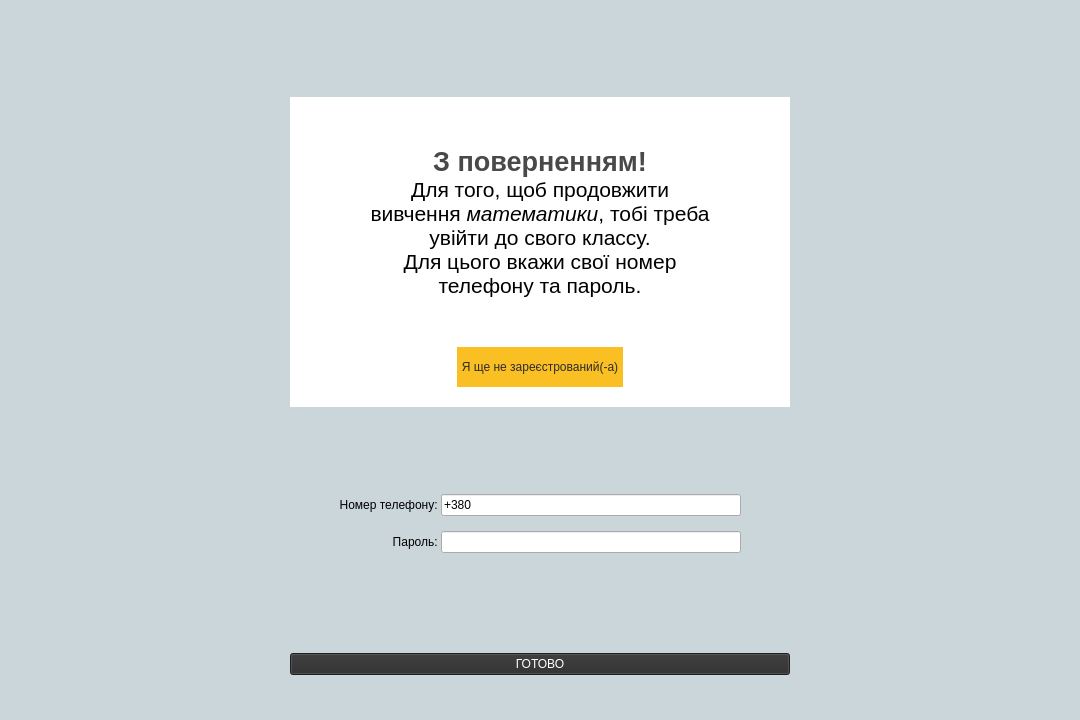
<?xml version="1.0" encoding="UTF-8"?>
<ui version="4.0">
 <class>Authorization</class>
 <widget class="QDialog" name="Authorization">
  <property name="geometry">
   <rect>
    <x>0</x>
    <y>0</y>
    <width>1080</width>
    <height>720</height>
   </rect>
  </property>
  <property name="windowTitle">
   <string>Dialog</string>
  </property>
  <property name="styleSheet">
   <string notr="true">#Authorization{background-color: #cbd6da;}</string>
  </property>
  <layout class="QGridLayout" name="gridLayout">
   <property name="spacing">
    <number>0</number>
   </property>
   <item row="0" column="1">
    <spacer name="verticalSpacer">
     <property name="orientation">
      <enum>Qt::Vertical</enum>
     </property>
     <property name="sizeHint" stdset="0">
      <size>
       <width>20</width>
       <height>40</height>
      </size>
     </property>
    </spacer>
   </item>
   <item row="1" column="0">
    <spacer name="horizontalSpacer">
     <property name="orientation">
      <enum>Qt::Horizontal</enum>
     </property>
     <property name="sizeHint" stdset="0">
      <size>
       <width>40</width>
       <height>20</height>
      </size>
     </property>
    </spacer>
   </item>
   <item row="1" column="1">
    <widget class="QLabel" name="infoLabel">
     <property name="minimumSize">
      <size>
       <width>500</width>
       <height>250</height>
      </size>
     </property>
     <property name="styleSheet">
      <string notr="true">font: 15pt &quot;Yu Gothic UI Light&quot;;
background-color: rgb(255, 255, 255);</string>
     </property>
     <property name="text">
      <string>&lt;html&gt;&lt;head/&gt;&lt;body&gt;&lt;p align=&quot;center&quot;&gt;&lt;span style=&quot; font-size:20pt; font-weight:600; color:#4a4849;&quot;&gt;З поверненням!&lt;/span&gt;&lt;span style=&quot; font-size:16pt;&quot;&gt;&lt;br/&gt;Для того, щоб продовжити &lt;br/&gt;вивчення &lt;/span&gt;&lt;span style=&quot; font-size:16pt; font-style:italic;&quot;&gt;математики&lt;/span&gt;&lt;span style=&quot; font-size:16pt;&quot;&gt;, тобі треба &lt;br/&gt;увійти до свого классу.&lt;br/&gt;Для цього вкажи свої номер &lt;br/&gt;телефону та пароль.&lt;/span&gt;&lt;/p&gt;&lt;/body&gt;&lt;/html&gt;</string>
     </property>
    </widget>
   </item>
   <item row="1" column="2">
    <spacer name="horizontalSpacer_2">
     <property name="orientation">
      <enum>Qt::Horizontal</enum>
     </property>
     <property name="sizeHint" stdset="0">
      <size>
       <width>40</width>
       <height>20</height>
      </size>
     </property>
    </spacer>
   </item>
   <item row="2" column="1">
    <layout class="QHBoxLayout" name="horizontalLayout">
     <property name="spacing">
      <number>0</number>
     </property>
     <item>
      <widget class="QLabel" name="h_spacer_2">
       <property name="styleSheet">
        <string notr="true">background-color: rgb(255, 255, 255);</string>
       </property>
       <property name="text">
        <string/>
       </property>
      </widget>
     </item>
     <item>
      <widget class="QPushButton" name="registrationButton">
       <property name="minimumSize">
        <size>
         <width>0</width>
         <height>40</height>
        </size>
       </property>
       <property name="styleSheet">
        <string notr="true">#registrationButton {

background-color:rgb(250, 191, 35);
color: rgb(45, 44, 44);
font: 10pt &quot;Yu Gothic UI Semilight&quot;;
border: 0px;}

#registrationButton:hover{
background-color: rgb(45, 44, 44);
color: white;
font: 10pt &quot;Yu Gothic UI Semilight&quot;;}</string>
       </property>
       <property name="text">
        <string> Я ще не зареєстрований(-а) </string>
       </property>
      </widget>
     </item>
     <item>
      <widget class="QLabel" name="h_spacer">
       <property name="styleSheet">
        <string notr="true">background-color: rgb(255, 255, 255);</string>
       </property>
       <property name="text">
        <string/>
       </property>
      </widget>
     </item>
    </layout>
   </item>
   <item row="3" column="1">
    <widget class="QLabel" name="v_spacer">
     <property name="minimumSize">
      <size>
       <width>0</width>
       <height>20</height>
      </size>
     </property>
     <property name="styleSheet">
      <string notr="true">background-color: rgb(255, 255, 255);</string>
     </property>
     <property name="text">
      <string/>
     </property>
    </widget>
   </item>
   <item row="4" column="1">
    <spacer name="verticalSpacer_4">
     <property name="orientation">
      <enum>Qt::Vertical</enum>
     </property>
     <property name="sizeHint" stdset="0">
      <size>
       <width>20</width>
       <height>40</height>
      </size>
     </property>
    </spacer>
   </item>
   <item row="5" column="1">
    <layout class="QGridLayout" name="gridLayout_2">
     <property name="horizontalSpacing">
      <number>0</number>
     </property>
     <property name="verticalSpacing">
      <number>15</number>
     </property>
     <item row="2" column="3">
      <spacer name="horizontalSpacer_4">
       <property name="orientation">
        <enum>Qt::Horizontal</enum>
       </property>
       <property name="sizeHint" stdset="0">
        <size>
         <width>40</width>
         <height>20</height>
        </size>
       </property>
      </spacer>
     </item>
     <item row="1" column="1">
      <widget class="QLabel" name="nameLabel">
       <property name="styleSheet">
        <string notr="true">font: 15pt &quot;Yu Gothic UI Light&quot;;</string>
       </property>
       <property name="text">
        <string>Номер телефону: </string>
       </property>
       <property name="alignment">
        <set>Qt::AlignRight|Qt::AlignTrailing|Qt::AlignVCenter</set>
       </property>
      </widget>
     </item>
     <item row="2" column="2">
      <widget class="QLineEdit" name="passwordEdit">
       <property name="styleSheet">
        <string notr="true">font: 15pt &quot;Yu Gothic UI Light&quot;;</string>
       </property>
      </widget>
     </item>
     <item row="1" column="2">
      <widget class="QLineEdit" name="numberEdit">
       <property name="minimumSize">
        <size>
         <width>300</width>
         <height>0</height>
        </size>
       </property>
       <property name="styleSheet">
        <string notr="true">font: 15pt &quot;Yu Gothic UI Light&quot;;</string>
       </property>
       <property name="text">
        <string>+380</string>
       </property>
      </widget>
     </item>
     <item row="2" column="1">
      <widget class="QLabel" name="passwordLabel">
       <property name="styleSheet">
        <string notr="true">font: 15pt &quot;Yu Gothic UI Light&quot;;</string>
       </property>
       <property name="text">
        <string>Пароль: </string>
       </property>
       <property name="alignment">
        <set>Qt::AlignRight|Qt::AlignTrailing|Qt::AlignVCenter</set>
       </property>
      </widget>
     </item>
     <item row="1" column="3">
      <spacer name="horizontalSpacer_3">
       <property name="orientation">
        <enum>Qt::Horizontal</enum>
       </property>
       <property name="sizeHint" stdset="0">
        <size>
         <width>40</width>
         <height>20</height>
        </size>
       </property>
      </spacer>
     </item>
     <item row="1" column="0">
      <spacer name="horizontalSpacer_5">
       <property name="orientation">
        <enum>Qt::Horizontal</enum>
       </property>
       <property name="sizeHint" stdset="0">
        <size>
         <width>40</width>
         <height>20</height>
        </size>
       </property>
      </spacer>
     </item>
     <item row="2" column="0">
      <spacer name="horizontalSpacer_6">
       <property name="orientation">
        <enum>Qt::Horizontal</enum>
       </property>
       <property name="sizeHint" stdset="0">
        <size>
         <width>40</width>
         <height>20</height>
        </size>
       </property>
      </spacer>
     </item>
    </layout>
   </item>
   <item row="6" column="1">
    <spacer name="verticalSpacer_2">
     <property name="orientation">
      <enum>Qt::Vertical</enum>
     </property>
     <property name="sizeHint" stdset="0">
      <size>
       <width>20</width>
       <height>40</height>
      </size>
     </property>
    </spacer>
   </item>
   <item row="7" column="1">
    <widget class="QPushButton" name="readyButton">
     <property name="styleSheet">
      <string notr="true">#readyButton {
background-color: rgb(45, 44, 44);
color: white;
font: 18pt &quot;Yu Gothic UI Semilight&quot;;}

#readyButton:hover{
background-color:rgb(250, 191, 35);
color: rgb(45, 44, 44);
font: 18pt &quot;Yu Gothic UI Semilight&quot;;
border: 0px;}</string>
     </property>
     <property name="text">
      <string>ГОТОВО</string>
     </property>
    </widget>
   </item>
   <item row="9" column="0">
    <spacer name="horizontalSpacer_7">
     <property name="orientation">
      <enum>Qt::Horizontal</enum>
     </property>
     <property name="sizeHint" stdset="0">
      <size>
       <width>40</width>
       <height>20</height>
      </size>
     </property>
    </spacer>
   </item>
   <item row="7" column="2">
    <widget class="QLabel" name="label">
     <property name="minimumSize">
      <size>
       <width>200</width>
       <height>50</height>
      </size>
     </property>
     <property name="styleSheet">
      <string notr="true">image: url(:/res/img/title.png);
</string>
     </property>
     <property name="text">
      <string/>
     </property>
    </widget>
   </item>
  </layout>
 </widget>
 <resources/>
 <connections/>
</ui>
